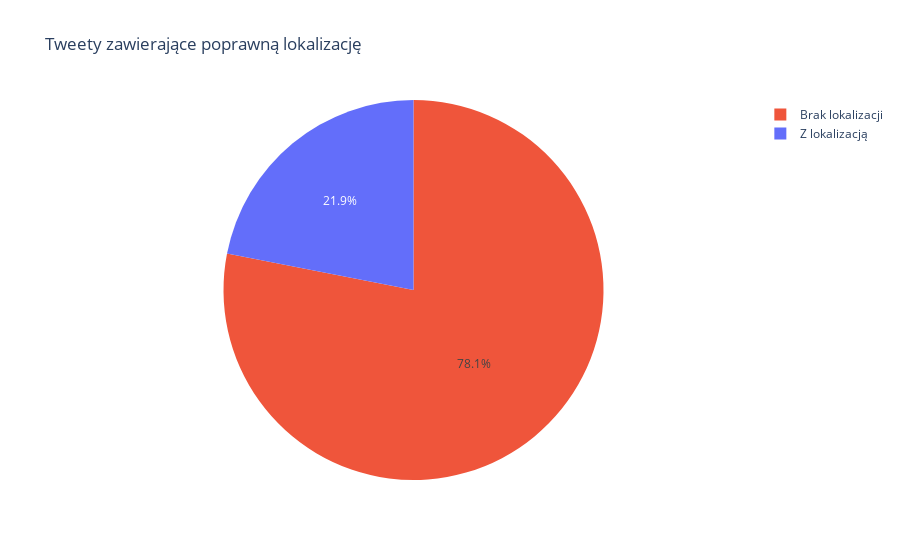

Notebook cell for this chart:
### Code cell
import plotly.express as px

data = {
    "Names": ["Z lokalizacją", "Brak lokalizacji"],
    "Percentage": [
        df_tagged_loc.shape[0] / (df_tweets_tagged.shape[0]),
        1 - df_tagged_loc.shape[0] / df_tweets_tagged.shape[0],
    ],
}

df = pd.DataFrame(data)

fig = px.pie(
    df,
    values="Percentage",
    names="Names",
    title="Tweety zawierające poprawną lokalizację",
    color=df.index,
)

fig.show()

### Figure 1 — Plotly figure (JSON) as saved in the notebook; plotly's stock layout.template omitted (floating-point values rounded to 4 significant figures)
{"data": [{"customdata": [[0], [1]], "domain": {"x": [0, 1], "y": [0, 1]}, "hovertemplate": "Names=%{label}<br>Percentage=%{value}<br>index=%{customdata[0]}<extra></extra>", "labels": ["Z lokalizacją", "Brak lokalizacji"], "legendgroup": "", "marker": {"colors": ["#636efa", "#EF553B"]}, "name": "", "showlegend": true, "type": "pie", "values": [0.2193, 0.7807]}], "layout": {"legend": {"tracegroupgap": 0}, "title": {"text": "Tweety zawierające poprawną lokalizację"}}}
